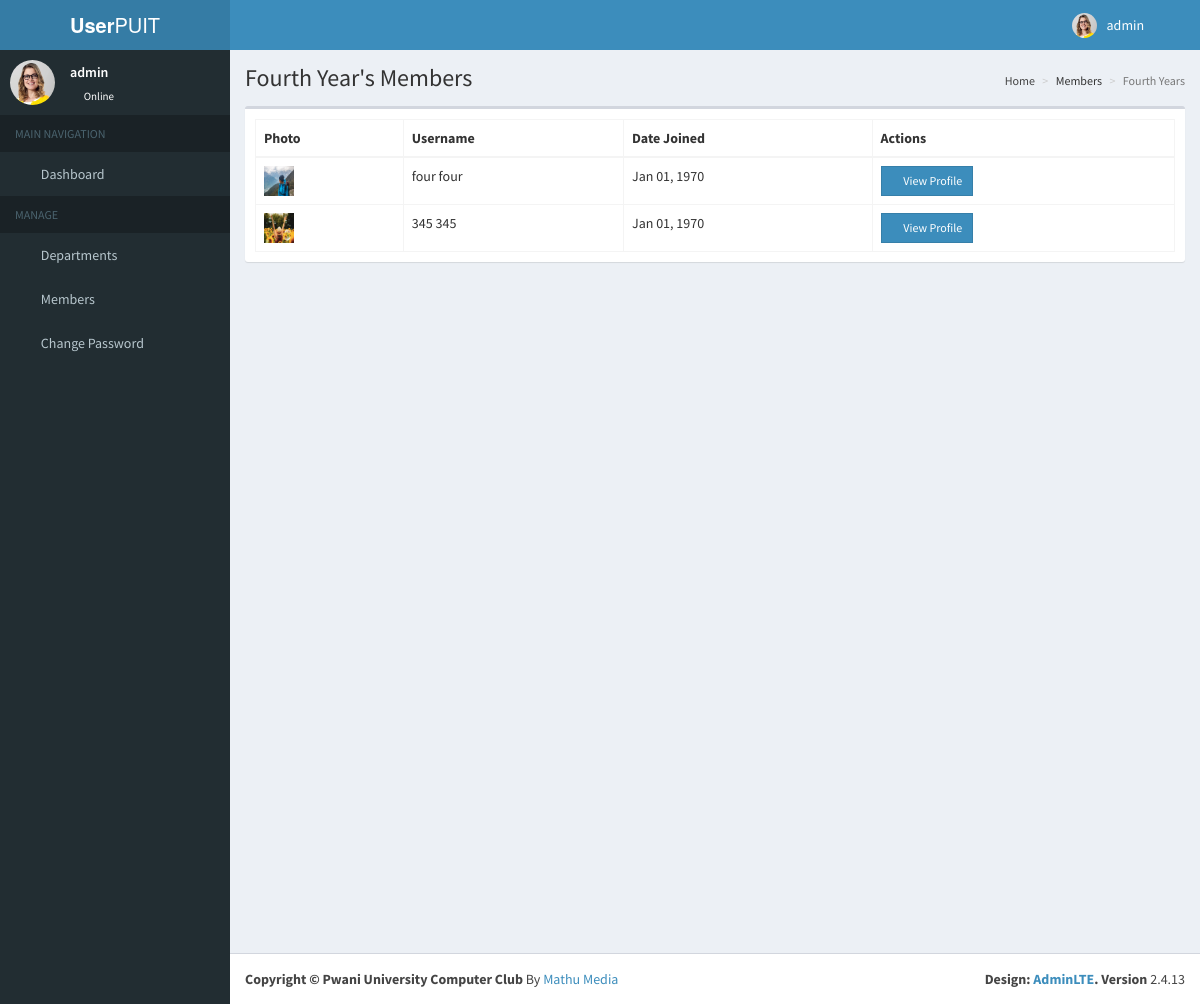
The page /forthyear.php (signed in) on the database its author committed.
### tables this page shows
CREATE TABLE `profile` (
  `id` int(11) NOT NULL,
  `member_id` varchar(255) NOT NULL,
  `course` varchar(255) NOT NULL,
  `year_of_study` varchar(255) NOT NULL,
  `skills` varchar(255) NOT NULL,
  `notes` varchar(255) NOT NULL,
  `photo` varchar(255) NOT NULL
);

CREATE TABLE `members` (
  `id` int(11) NOT NULL,
  `email` varchar(255) NOT NULL,
  `password` varchar(255) NOT NULL,
  `username` varchar(255) NOT NULL,
  `status` varchar(255) DEFAULT NULL,
  `created_on` timestamp NOT NULL DEFAULT CURRENT_TIMESTAMP,
  `department_id` int(11) NOT NULL
);

### forthyear.php (the view, shortened to what this page needs)
<?php include('includes/header.php');?>
   <div class="content-wrapper">
    <section class="content-header">
      <h1>
        Fourth Year's Members
      </h1>
      <ol class="breadcrumb">
        <li><a href="#"><i class="fa fa-dashboard"></i> Home</a></li>
        <li>Members</li>
        <li class="active">Fourth Years</li>
      </ol>
    </section>
    <section class="content">
    <div class="row">
        <div class="col-xs-12">
          <div class="box">
            <div class="box-body">
              <table id="example1" class="table table-bordered">
                <thead>
                  <th>Photo</th>
                  <th>Username</th>
                  <th>Date Joined</th>
                  <th>Actions</th>
                </thead>
                <tbody>
                  <?php
                    try{
                      $sql = 'SELECT
                                *, p.photo AS photo
                              FROM
                                  members
                              LEFT JOIN
                                  profile p ON members.id=p.member_id WHERE year_of_study=4';
                        $stmt = $pdo->prepare($sql);
                        $stmt->execute();
                        foreach($stmt as $user){
                          $image = (!empty($user['photo'])) ? 'images/'.$user['photo'] : 'images/profile.jpg';
                          echo "
                              <tr>
                                <td>
                                  <img src='".$image."' height='30px' width='30px'>
                                </td>
                                <td>".$user['username'].' '.$user['username']."</td>
                                <td>".date('M d, Y', strtotime($user['username']))."</td>
                                <td>
                                  <a role='button' href='user_profile.php?member=".$user['id']."' class='btn btn-primary btn-sm btn-flat' data-id='".$row['id']."'><i class='fa fa-eye'></i> View Profile</a>
                                 </td>
                              </tr>
                            ";
                        }
                      }
                    catch(PDOException $e){
                      echo $e->getMessage();
                    }
                  ?>
                </tbody>
              </table>
            </div>
          </div>
        </div>
      </div>
    </section>
    </div>
  <?php include('includes/footer.php');?>

### includes/header.php (shortened to what this page needs)
<?php
  include('session.php');
  $sql = 'SELECT
               *, p.photo AS photo
            FROM
               members
            LEFT JOIN
               profile p ON members.id=p.member_id
             WHERE
              username =:username';
    $stmt = $pdo->prepare($sql);
    $stmt->execute(['username'=>$_SESSION['username']]);
    $row = $stmt->fetch();
?>
<!DOCTYPE html>
<html>
<head>
  <link rel="stylesheet" href="bower_components/bootstrap.min.css">
  <link rel="stylesheet" href="bower_components/font-awesome.min.css">
  <link rel="stylesheet" href="bower_components/ionicons.min.css">
  <link rel="stylesheet" href="bower_components/AdminLTE.min.css">
  <link rel="stylesheet" href="bower_components/_all-skins.min.css">
  <link rel="stylesheet" href="bower_components/morris.css">
  <link rel="stylesheet" href="bower_components/jquery-jvectormap.css">
  <link rel="stylesheet" href="bower_components/bootstrap-datepicker.min.css">
  <link rel="stylesheet" href="bower_components/daterangepicker.css">
  <link rel="stylesheet" href="plugins/bootstrap3-wysihtml5.min.css">
</head>
<body class="hold-transition skin-blue sidebar-mini">
<div class="wrapper">
  <header class="main-header">
    <a href="dashboard.php" class="logo">
      <span class="logo-lg"><b>User</b>PUIT</span>
    </a>
    <nav class="navbar navbar-static-top">
      <a href="#" class="sidebar-toggle" data-toggle="push-menu" role="button">
      </a>
      <div class="navbar-custom-menu">
        <ul class="nav navbar-nav">
          <li class="dropdown user user-menu">
            <a href="#" class="dropdown-toggle" data-toggle="dropdown">
            <img src="<?php echo (!empty($row['photo'])) ? 'images/'.$row['photo'] : 'images/profile.jpg'; ?>" class="user-image" alt="User Image">
              <span class="hidden-xs"><?php echo $row['username']; ?></span>
            </a>
          </li>
          <li>
            <a href="#" data-toggle="control-sidebar"><i class="fa fa-gears"></i></a>
          </li>
        </ul>
      </div>
    </nav>
  </header>
  <aside class="main-sidebar">
    <section class="sidebar">
      <div class="user-panel">
        <div class="pull-left image">
        <img src="<?php echo (!empty($row['photo'])) ? 'images/'.$row['photo'] : 'images/profile.jpg'; ?>" class="img-circle" alt="User Image">
        </div>
        <div class="pull-left info">
          <p><?php echo $row['username']; ?></p>
          <a href="#"><i class="fa fa-circle text-success"></i> Online</a>
        </div>
      </div>
      <ul class="sidebar-menu" data-widget="tree">
        <li class="header">MAIN NAVIGATION</li>
        <li id="treevieww">
          <a href="dashboard.php">
            <i class="fa fa-dashboard"></i> <span>Dashboard</span>
          </a>
        </li>
        <li class="header">MANAGE</li>
        <li class="treeview" id="treeview">
        <li id="treeview">
          <a href="departments.php">
            <i class="fa  fa-university"></i> <span>Departments</span>
          </a>
        </li>
        <li class="treeview" id="treeview">
          <a href="members.php">
            <i class="fa fa-users"></i> <span>Members</span>
            <span class="pull-right-container">
              <i class="fa fa-angle-left pull-right"></i>
            </span>
          </a>
        </li>
        <li id="treeview">
          <a href="change_password.php">
            <i class="fa   fa-lock"></i> <span>Change Password</span>
          </a>
        </li>
  </aside>

### rows shown on the page
profile: photo (picture), member.username "admin"
profile: photo (picture), member.username "four", member.username "Jan 01, 1970"
profile: photo (picture), member.username "345", member.username "Jan 01, 1970"
